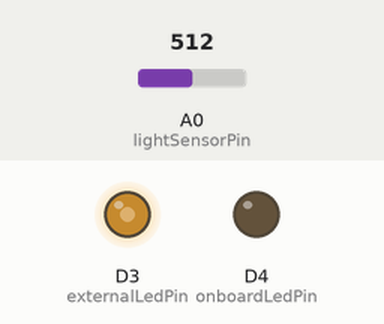
This sketch was run on a simulated ESP8266 (NodeMCU). Parts: output pins drawn as LEDs (lit = HIGH). The test bench sets the inputs (shaded band); at power-on: A0 (lightSensorPin) = 512. WiFi joins after 1.5 s; servers stay silent unless stated.

Above: at 2.7 s.
2.8 s: A0 (lightSensorPin) set to 716
At 4.0 s:
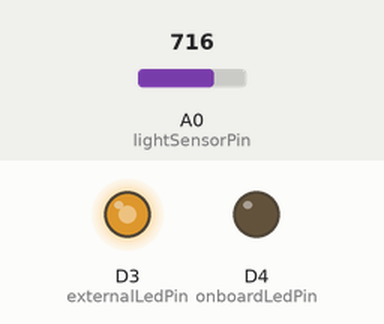
4.3 s: A0 (lightSensorPin) set to 900
At 5.2 s:
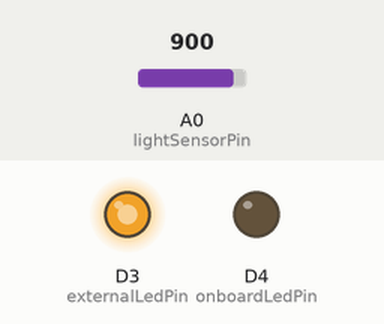
5.8 s: A0 (lightSensorPin) set to 122
At 6.3 s:
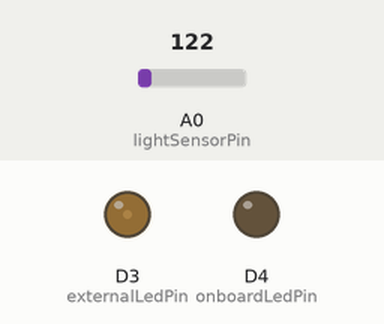
7.3 s: A0 (lightSensorPin) set to 0
At 8.7 s:
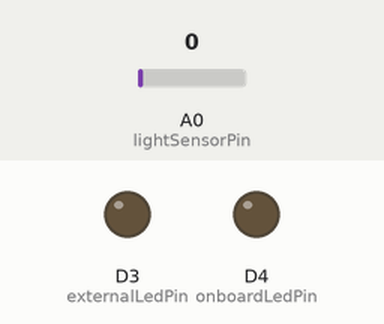
Timing chart, 0 to 9.8 s (numbered marks = the images above; inputs shaded):
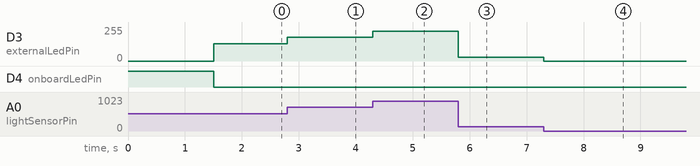

The sketch:

light_swarm_node.ino
```cpp
#include <ESP8266WiFi.h>
#include <WiFiUdp.h>

// Replace with your actual network credentials
const char* ssid = "YOUR_WIFI_SSID";
const char* password = "YOUR_WIFI_PASSWORD";

// Multicast configuration
IPAddress multicastAddress(239, 0, 0, 1);
unsigned int localUdpPort = 3000;
WiFiUDP udp;

// Packet constants
#define LIGHT_UPDATE_PACKET 0
#define RESET_SWARM_PACKET 1
const int PACKET_SIZE = 14;
byte packetBuffer[PACKET_SIZE];

// GPIO configuration
const int externalLedPin = D3;
const int onboardLedPin = LED_BUILTIN;
const int lightSensorPin = A0;

// Unique device ID (change for each ESP)
const uint8_t deviceID = 0x01;

// State variables
bool masterState = false;
int analogValue = 0;

// Swarm data structure
struct DeviceInfo {
  uint8_t deviceID;
  uint16_t reading;
  unsigned long lastHeard;
};

DeviceInfo devices[10];
int numDevices = 0;
unsigned long lastPacketTime = 0;
unsigned long lastBroadcastTime = 0;

void setup() {
  Serial.begin(115200);
  pinMode(externalLedPin, OUTPUT);
  pinMode(onboardLedPin, OUTPUT);
  digitalWrite(onboardLedPin, HIGH);

  WiFi.mode(WIFI_STA);
  WiFi.setSleepMode(WIFI_NONE_SLEEP);
  WiFi.begin(ssid, password);

  while (WiFi.status() != WL_CONNECTED) {
    delay(500);
  }

  udp.beginMulticast(WiFi.localIP(), multicastAddress, localUdpPort);
  devices[0] = {deviceID, 0, millis()};
  numDevices = 1;
  lastPacketTime = millis();
  lastBroadcastTime = millis();
}

void loop() {
  unsigned long currentMillis = millis();

  analogValue = analogRead(lightSensorPin);
  int brightness = map(analogValue, 0, 1023, 0, 255);
  analogWrite(externalLedPin, masterState ? brightness : 0);
  digitalWrite(onboardLedPin, masterState ? LOW : HIGH);

  devices[0].reading = analogValue;
  devices[0].lastHeard = currentMillis;

  if (udp.parsePacket()) {
    udp.read(packetBuffer, PACKET_SIZE);
    if (packetBuffer[0] == 0xF0 && packetBuffer[13] == 0x0F) {
      if (packetBuffer[1] == LIGHT_UPDATE_PACKET) updateDevices(packetBuffer, currentMillis);
      else if (packetBuffer[1] == RESET_SWARM_PACKET) resetSwarm();
    }
  }

  if (currentMillis - lastBroadcastTime >= 500) {
    broadcastReadings();
    lastBroadcastTime = currentMillis;
  }

  determineMaster();
}

void updateDevices(byte* buffer, unsigned long currentMillis) {
  uint8_t senderID = buffer[2];
  uint16_t senderReading = (buffer[5] << 8) | buffer[6];

  for (int i = 0; i < numDevices; i++) {
    if (devices[i].deviceID == senderID) {
      devices[i].reading = senderReading;
      devices[i].lastHeard = currentMillis;
      return;
    }
  }

  if (numDevices < 10) {
    devices[numDevices++] = {senderID, senderReading, currentMillis};
  }
}

void broadcastReadings() {
  memset(packetBuffer, 0, PACKET_SIZE);
  packetBuffer[0] = 0xF0;
  packetBuffer[1] = LIGHT_UPDATE_PACKET;
  packetBuffer[2] = deviceID;
  packetBuffer[3] = masterState ? 1 : 0;
  packetBuffer[5] = (analogValue >> 8) & 0xFF;
  packetBuffer[6] = analogValue & 0xFF;
  packetBuffer[13] = 0x0F;

  udp.beginPacketMulticast(multicastAddress, localUdpPort, WiFi.localIP());
  udp.write(packetBuffer, PACKET_SIZE);
  udp.endPacket();
}

void determineMaster() {
  uint16_t maxReading = analogValue;
  uint8_t masterID = deviceID;
  unsigned long now = millis();

  for (int i = 0; i < numDevices; i++) {
    if (now - devices[i].lastHeard > 5000) {
      for (int j = i; j < numDevices - 1; j++) devices[j] = devices[j + 1];
      numDevices--; i--;
    } else if (devices[i].reading > maxReading) {
      maxReading = devices[i].reading;
      masterID = devices[i].deviceID;
    }
  }

  masterState = (masterID == deviceID);
}

void resetSwarm() {
  masterState = false;
  digitalWrite(onboardLedPin, HIGH);
  delay(100);
  ESP.restart();
}
```

Measured:
- after the input at 2.8 s, D3 (externalLedPin): 128/255 → 178/255 at once
- after the input at 4.3 s, D3 (externalLedPin): 178/255 → 224/255 at once
- after the input at 5.8 s, D3 (externalLedPin): 224/255 → 30/255 at once
- after the input at 7.3 s, D3 (externalLedPin): 30/255 → 0/255 at once
